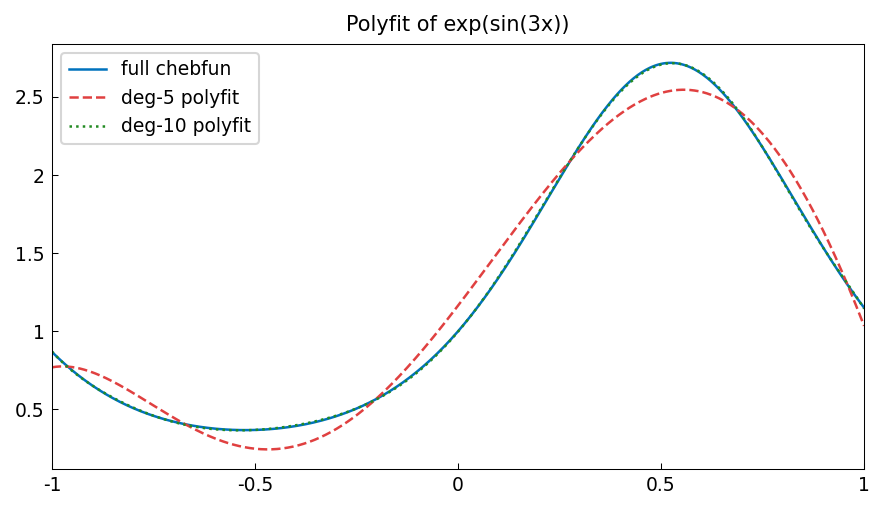

Source code (Python):
"""Polynomial interpolation and polyfit.

Demonstrates the polyfit method for fitting polynomials to data,
and shows the Runge phenomenon for equispaced interpolation.

Credit: Inspired by Chebfun approx/Interp.m and related examples.
Original MATLAB Chebfun: Copyright 2017 by The University of Oxford and
The Chebfun Developers. See https://www.chebfun.org/ for Chebfun information.
"""
import os

os.environ.setdefault("XLA_PYTHON_CLIENT_PREALLOCATE", "false")

import matplotlib

matplotlib.use("Agg")
import os
import sys

import jax.numpy as jnp
import matplotlib.pyplot as plt

sys.path.insert(0, os.path.join(os.path.dirname(__file__), '..', '..', 'src'))

import chebfunjax as cj
from chebfunjax.plotting import chebfun_style

chebfun_style()

from chebfunjax.plotting import plot


def run():
    print("=" * 60)
    print("Polynomial interpolation and polyfit")
    print("=" * 60)

    # --- Runge function: 1/(1 + 25*x^2) ----------------------------
    # MATLAB: f = chebfun(@(x) 1./(1+25*x.^2))
    runge = lambda x: 1.0 / (1.0 + 25.0 * x**2)
    f = cj.chebfun(lambda x: runge(x))
    print("\nRunge function 1/(1+25x^2) on [-1,1]:")
    print(f"  Chebfun length: {len(f)}")

    # Evaluate at test points
    x_test = jnp.linspace(-1.0, 1.0, 200)
    f_vals = f(x_test)
    exact_vals = runge(x_test)
    err = float(jnp.max(jnp.abs(f_vals - exact_vals)))
    print(f"  Max error at 200 pts: {err:.2e}")
    assert err < 1e-13

    # --- polyfit: fit a polynomial to Chebyshev node data -----------
    # MATLAB: p = polyfit(chebpts(10), chebfun(@(x) exp(x)), 9)
    # chebfunjax's polyfit method
    f_smooth = cj.chebfun(lambda x: jnp.exp(jnp.sin(3.0 * x)))
    print("\nPolyfit: exp(sin(3x)) on [-1,1]:")
    print(f"  Full chebfun length: {len(f_smooth)}")

    # Low-degree approximation
    p5 = f_smooth.polyfit(5)   # degree-5 polynomial
    p10 = f_smooth.polyfit(10) # degree-10 polynomial
    # p_n should be a polynomial of degree n
    print(f"  deg-5 polyfit length: {len(p5)}")
    print(f"  deg-10 polyfit length: {len(p10)}")

    # Check that polyfit(n) gives a polynomial with n+1 terms
    assert len(p5) == 6, f"Expected 6, got {len(p5)}"
    assert len(p10) == 11, f"Expected 11, got {len(p10)}"

    # Error of degree-10 fit should be small
    err10 = float((f_smooth - p10).norm())
    print(f"  ||f - p_10||_2 = {err10:.2e}")

    # --- Exact polynomial: x^3 should be reproduced exactly ----------
    # MATLAB: p = chebfun('x.^3'); polyfit(p, 3)
    f_poly = cj.chebfun(lambda x: x**3 - 2.0*x + 1.0)
    p3 = f_poly.polyfit(3)
    err_poly = float((f_poly - p3).norm())
    print(f"\nx^3 - 2x + 1, polyfit(3) error: {err_poly:.2e}")
    assert err_poly < 1e-14, f"Polynomial not reproduced exactly: {err_poly}"

    # --- Plots -------------------------------------------------------
    _here = os.path.dirname(os.path.abspath(__file__))
    fig, ax = plot(f_smooth, title="Polyfit of exp(sin(3x))", label="full chebfun")
    plot(p5, ax=ax, color="#E04040", linestyle="--", label="deg-5 polyfit")
    plot(p10, ax=ax, color="#228B22", linestyle=":", label="deg-10 polyfit")
    ax.legend(fontsize=9)
    fig.savefig(os.path.join(_here, "hermite_interpolation.png"),
                dpi=150, bbox_inches="tight")
    plt.close(fig)

    print("\nAll assertions passed.")
    return True

if __name__ == "__main__":
    run()
